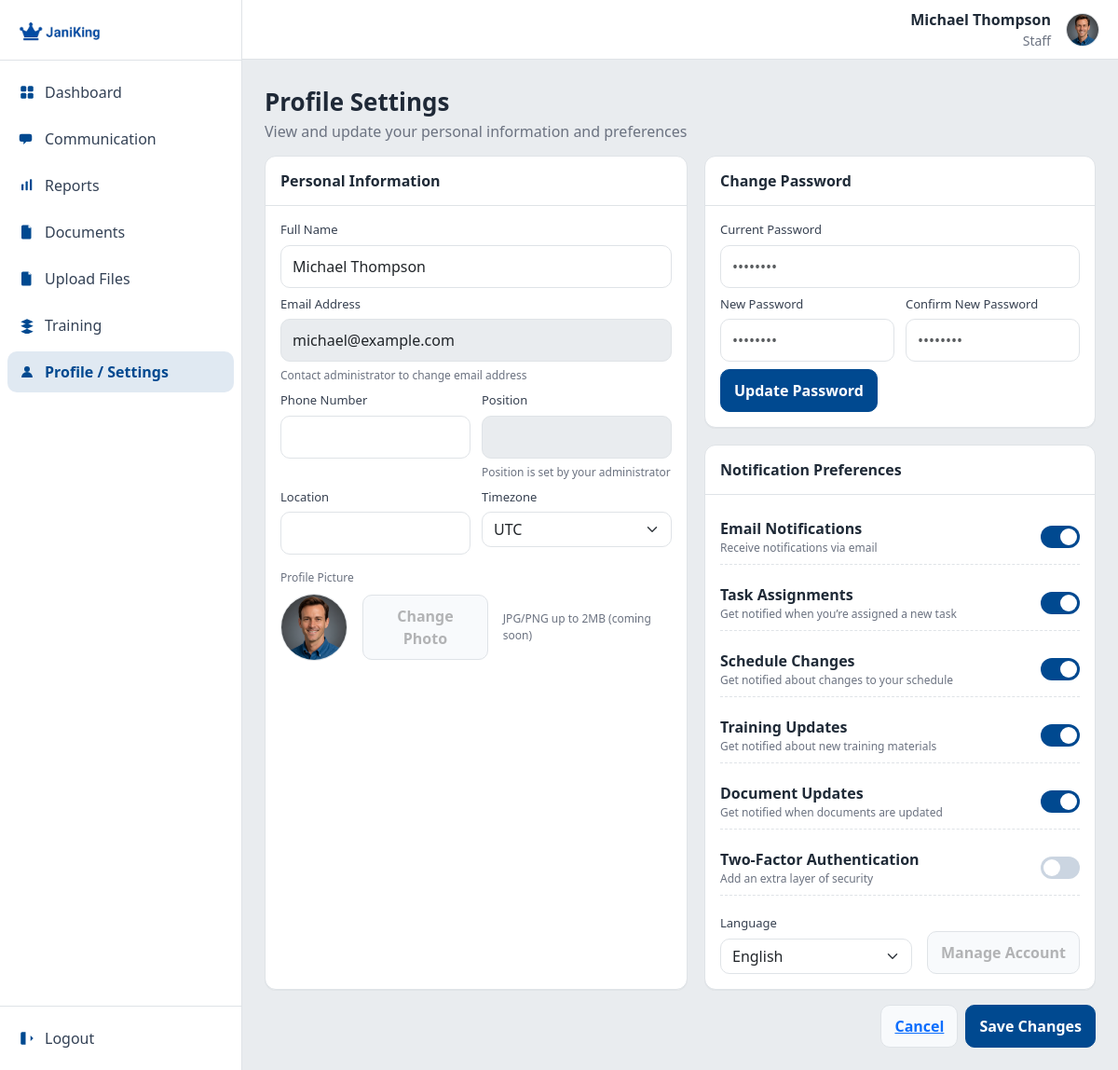
Page /JK/staff/staff_profile_setting.php on the committed database.
### tables this page shows
CREATE TABLE IF NOT EXISTS users (
  user_id        INT UNSIGNED AUTO_INCREMENT PRIMARY KEY,
  name           VARCHAR(120) NOT NULL,
  role           ENUM('Admin','Staff') NOT NULL DEFAULT 'Staff',
  email          VARCHAR(190) NOT NULL,
  avatar         VARCHAR(255) NULL,
  password_hash  VARCHAR(255) NULL,
  created_at     DATETIME NOT NULL DEFAULT CURRENT_TIMESTAMP,
  UNIQUE KEY uniq_users_email (email)
);

### JK/app/UserRepository.php (called while the page is built, shortened)
<?php
final class UserRepository
{
    public static function profile(int $userId): array {
        $pdo = DB::pdo();
        $stmt = $pdo->prepare("
            SELECT
              u.user_id, u.name, u.role, u.email, u.avatar, u.password_hash,
              us.phone, us.position_title, us.location_text, us.timezone_id,
              us.language_label, us.two_factor,
              us.notif_email, us.notif_tasks, us.notif_schedule,
              us.notif_training, us.notif_documents
            FROM users u
            LEFT JOIN user_settings us ON us.user_id = u.user_id
            WHERE u.user_id = ?
            LIMIT 1
        ");
        $stmt->execute([$userId]);
        $r = $stmt->fetch(PDO::FETCH_ASSOC) ?: [];
        return [
            'user_id'   => (int)($r['user_id'] ?? $userId),
            'name'      => (string)($r['name'] ?? ''),
            'role'      => (string)($r['role'] ?? 'Staff'),
            'email'     => (string)($r['email'] ?? ''),
            'avatar'    => (string)($r['avatar'] ?? 'default-avatar.png'),
            'phone'     => (string)($r['phone'] ?? ''),
            'position'  => (string)($r['position_title'] ?? ''),
            'location'  => (string)($r['location_text'] ?? ''),
            'timezone'  => (string)($r['timezone_id'] ?? 'UTC'),
            'language'  => (string)($r['language_label'] ?? 'English'),
            'two_factor'=> (bool)($r['two_factor'] ?? 0),
            'notifications' => [
                'email'     => (bool)($r['notif_email'] ?? 1),
                'tasks'     => (bool)($r['notif_tasks'] ?? 1),
                'schedule'  => (bool)($r['notif_schedule'] ?? 1),
                'training'  => (bool)($r['notif_training'] ?? 1),
                'documents' => (bool)($r['notif_documents'] ?? 1),
            ],
        ];
    }
}

### JK/app/auth.php (called while the page is built, shortened)
<?php
function current_user(): array {
  return $_SESSION['user'];
}

### JK/staff/staff_profile_setting.php (the view, shortened to what this page needs)
<?php
require_once __DIR__.'/../app/auth.php';
require_once __DIR__.'/../app/UserRepository.php';
$user = current_user();
$userId = (int)$user['user_id'];
$profile = UserRepository::profile($userId);
$logoPath   = 'Logo blue letters.png';
$userName   = $profile['name'] ?: ($user['name'] ?? 'User');
$userRole   = $user['role'] ?? 'Staff';
$avatarPath = $profile['avatar'] ?: ($user['avatar'] ?? 'default-avatar.png');
function e(string $s): string { return htmlspecialchars($s, ENT_QUOTES, 'UTF-8'); }
?>
<!DOCTYPE html>
<html lang="en">
<head>
  <link href="https://cdn.jsdelivr.net/npm/bootstrap@5.3.3/dist/css/bootstrap.min.css" rel="stylesheet" />
</head>
<body>
  <div class="app">
    <aside class="sidebar">
      <div class="logo"><img src="<?= e($logoPath) ?>" alt="JaniKing logo" /></div>
      <nav class="nav">
        <a href="staff_dash.php"><svg viewBox="0 0 24 24" aria-hidden="true"><rect x="3" y="3" width="8" height="8" rx="2"/><rect x="13" y="3" width="8" height="8" rx="2"/><rect x="3" y="13" width="8" height="8" rx="2"/><rect x="13" y="13" width="8" height="8" rx="2"/></svg><span>Dashboard</span></a>
        <a href="staff_communication.php"><svg viewBox="0 0 24 24" aria-hidden="true"><path d="M4 5h12a3 3 0 0 1 3 3v5a3 3 0 0 1-3 3H11l-4 4v-4H4a3 3 0 0 1-3-3V8a3 3 0 0 1 3-3z"/></svg><span>Communication</span></a>
        <a href="staff_reports.php"><svg viewBox="0 0 24 24" aria-hidden="true"><rect x="4" y="10" width="3" height="9" rx="1"/><rect x="10" y="6" width="3" height="13" rx="1"/><rect x="16" y="3" width="3" height="16" rx="1"/></svg><span>Reports</span></a>
        <a href="staff_manage_documents.php"><svg viewBox="0 0 24 24" aria-hidden="true"><path d="M6 2h8l4 4v14a2 2 0 0 1-2 2H6a2 2 0 0 1-2-2V4a2 2 0 0 1 2-2z"/><path d="M14 2v4h4" fill="#fff"/></svg><span>Documents</span></a>
        <a href="staff_upload_files.php"><svg viewBox="0 0 24 24" aria-hidden="true"><path d="M6 2h8l4 4v14a2 2 0 0 1-2 2H6a2 2 0 0 1-2-2V4a2 2 0 0 1 2-2z"/><path d="M14 2v4h4" fill="#fff"/></svg><span>Upload Files</span></a>
        <a href="staff_manage_training.php"><svg viewBox="0 0 24 24" aria-hidden="true"><path d="M12 3l9 4-9 4-9-4 9-4zm0 6l9 4-9 4-9-4 9-4zm0 8l9 4-9 4-9-4 9-4z"/></svg><span>Training</span></a>
        <a href="staff_profile_setting.php" class="active"><svg viewBox="0 0 24 24" aria-hidden="true"><circle cx="12" cy="8" r="4"/><path d="M4 20a8 8 0 0 1 16 0"/></svg><span>Profile / Settings</span></a>
      </nav>
      <div class="spacer"></div>
      <div class="logout">
        <a href="#" class="d-flex align-items-center" style="gap:10px; padding:10px 12px; color:#334155; text-decoration:none">
          <svg viewBox="0 0 24 24" aria-hidden="true" style="width:18px;height:18px; fill:var(--jk-blue)"><path d="M10 3H5a2 2 0 0 0-2 2v14a2 2 0 0 0 2 2h5"/><path d="M17 16l4-4-4-4"/><path d="M7 12h14"/></svg><span>Logout</span>
        </a>
      </div>
    </aside>
    <header class="header">
      <div class="user d-flex align-items-center gap-2">
        <div class="text-end me-2">
          <strong><?= e($userName) ?></strong>
          <small class="d-block" style="color:var(--muted)"><?= e($userRole) ?></small>
        </div>
        <img src="<?= e($avatarPath) ?>" alt="<?= e($userName) ?>" class="avatar">
      </div>
    </header>
    <main class="content">
      <div class="page-head">
        <h1>Profile Settings</h1>
        <p>View and update your personal information and preferences</p>
      </div>
      <form id="profileForm" class="grid" method="post" action="">
        <section class="cardx">
          <div class="card-header">Personal Information</div>
          <div class="card-body">
            <div class="field mb-2">
              <label for="name">Full Name</label>
              <input id="name" name="name" type="text" class="form-control" value="<?= e($profile['name']) ?>"/>
            </div>
            <div class="field mb-2">
              <label for="email">Email Address</label>
              <input id="email" type="email" class="form-control" value="<?= e($profile['email']) ?>" disabled/>
              <div class="hint">Contact administrator to change email address</div>
            </div>
            <div class="row2 mt-2">
              <div class="field">
                <label for="phone">Phone Number</label>
                <input id="phone" name="phone" type="text" class="form-control" value="<?= e($profile['phone']) ?>"/>
              </div>
              <div class="field">
                <label for="position">Position</label>
                <input id="position" type="text" class="form-control" value="<?= e($profile['position']) ?>" disabled/>
                <div class="hint">Position is set by your administrator</div>
              </div>
            </div>
            <div class="row2 mt-2">
              <div class="field">
                <label for="location">Location</label>
                <input id="location" name="location" type="text" class="form-control" value="<?= e($profile['location']) ?>"/>
              </div>
              <div class="field">
                <label for="tz">Timezone</label>
                <select id="tz" name="timezone" class="form-select form-control">
                  <?php
                    $tzOptions = ['America/Chicago (CST)' => 'America/Chicago',
                                  'America/New_York (EST)' => 'America/New_York',
                                  'America/Los_Angeles (PST)' => 'America/Los_Angeles',
                                  'Australia/Sydney (AEST)' => 'Australia/Sydney',
                                  'UTC' => 'UTC'];
                    foreach ($tzOptions as $label=>$val) {
                      $sel = ($profile['timezone'] === $val) ? 'selected' : '';
                      echo '<option value="'.e($val).'" '.$sel.'>'.e($label).'</option>';
                    }
                  ?>
                </select>
              </div>
            </div>
            <div class="mt-3">
              <div class="hint mb-2">Profile Picture</div>
              <div class="d-flex align-items-center gap-3">
                <img src="<?= e($avatarPath) ?>" alt="avatar preview" class="avatar-lg">
                <button class="btnx" type="button" disabled>Change Photo</button>
                <div class="hint">JPG/PNG up to 2MB (coming soon)</div>
              </div>
            </div>
          </div>
        </section>
        <div class="stack">
          <section class="cardx">
            <div class="card-header">Change Password</div>
            <div class="card-body">
              <form method="post" action="">
                <div class="field mb-2">
                  <label for="cur">Current Password</label>
                  <input id="cur" type="password" name="cur_password" class="form-control" placeholder="••••••••" />
                </div>
                <div class="row2 mt-2">
                  <div class="field">
                    <label for="pw1">New Password</label>
                    <input id="pw1" type="password" name="new_password" class="form-control" placeholder="••••••••" />
                  </div>
                  <div class="field">
                    <label for="pw2">Confirm New Password</label>
                    <input id="pw2" type="password" name="confirm_password" class="form-control" placeholder="••••••••" />
                  </div>
                </div>
                <div class="mt-2"><button class="btnx btnx-primary" type="submit">Update Password</button></div>
              </form>
            </div>
          </section>
          <section class="cardx">
            <div class="card-header">Notification Preferences</div>
            <div class="card-body">
              <div class="listy">
                <div class="itemline"><div>
                  <strong>Email Notifications</strong><div class="hint">Receive notifications via email</div>
                </div>
                <label class="switch"><input name="notif_email" type="checkbox" <?= $profile['notifications']['email']?'checked':'' ?>><span class="slider"></span></label></div>
                <div class="itemline"><div>
                  <strong>Task Assignments</strong><div class="hint">Get notified when you’re assigned a new task</div>
                </div>
                <label class="switch"><input name="notif_tasks" type="checkbox" <?= $profile['notifications']['tasks']?'checked':'' ?>><span class="slider"></span></label></div>
                <div class="itemline"><div>
                  <strong>Schedule Changes</strong><div class="hint">Get notified about changes to your schedule</div>
                </div>
                <label class="switch"><input name="notif_schedule" type="checkbox" <?= $profile['notifications']['schedule']?'checked':'' ?>><span class="slider"></span></label></div>
                <div class="itemline"><div>
                  <strong>Training Updates</strong><div class="hint">Get notified about new training materials</div>
                </div>
                <label class="switch"><input name="notif_training" type="checkbox" <?= $profile['notifications']['training']?'checked':'' ?>><span class="slider"></span></label></div>
                <div class="itemline"><div>
                  <strong>Document Updates</strong><div class="hint">Get notified when documents are updated</div>
                </div>
                <label class="switch"><input name="notif_documents" type="checkbox" <?= $profile['notifications']['documents']?'checked':'' ?>><span class="slider"></span></label></div>
                <div class="itemline"><div>
                  <strong>Two-Factor Authentication</strong><div class="hint">Add an extra layer of security</div>
                </div>
                <label class="switch"><input name="two_factor" type="checkbox" <?= $profile['two_factor']?'checked':'' ?>><span class="slider"></span></label></div>
                <div class="d-flex align-items-end justify-content-between gap-3 mt-2 w-100">
                  <div class="field flex-fill">
                    <label for="lang">Language</label>
                    <select id="lang" name="language" class="form-select form-control">
                      <?php foreach (['English','Spanish','French','Portuguese'] as $lang): ?>
                        <option <?= $profile['language']===$lang?'selected':'' ?>><?= e($lang) ?></option>
                      <?php endforeach; ?>
                    </select>
                  </div>
                  <div><button class="btnx" type="button" disabled>Manage Account</button></div>
                </div>
              </div>
            </div>
          </section>
        </div>
      </form>
      <div class="d-flex gap-2 justify-content-end mt-3">
        <a class="btnx" href="staff_dash.php">Cancel</a>
        <button class="btnx btnx-primary" type="submit" form="profileForm">Save Changes</button>
      </div>
    </main>
  </div>
</body>
</html>

### rows in the picture
users: name "Michael Thompson", role "Staff", avatar+name (picture), email "michael@example.com", avatar (picture)

### other values in the picture
form field timezone "UTC"
form field language "English"
